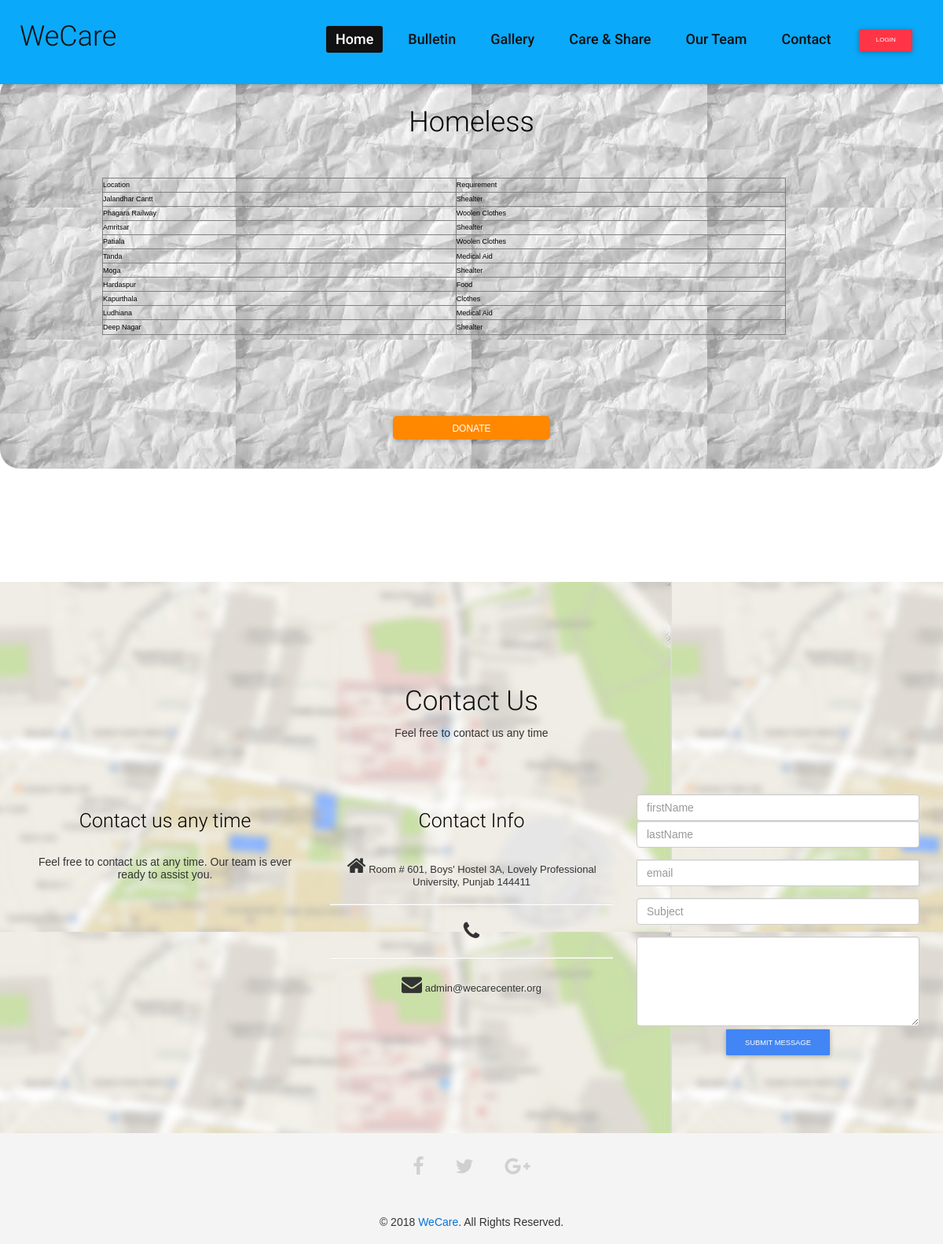
The app's page /street.php with its own data.
### tables this page shows
CREATE TABLE `street` (
  `S_NO` int(20) NOT NULL,
  `Location` varchar(25) NOT NULL,
  `Requirment` varchar(50) NOT NULL
);

### street.php (the view)
<?php include('config.php');
include "myheader.php"
  ?>
   <br/><br/><br/><br/><br/><br/>
		<div id="wrapper" style="border-radius: 25px;background: url(img/paperback.jpg);background-position: left top;background-repeat: repeat;padding: 20px; width: 100%;height: 500px; ">
				<center><table border="1"  width="75%" height="200px" cell-padding="10" cellspacing="10" style="border-style: groove;margin-left:-70px;margin-top:50px;margin-bottom:100px;color:black;">
				    <h1 style="color:black">Homeless</h1>
					<th>Location</th><th>Requirement</th>
					<?php
					$query="select * from street";
			                $select_query=mysqli_query($link,$query);
			                while ($row=mysqli_fetch_assoc($select_query))
			                {
							echo'<tr>
							<td>'.$row['Location'].'</td>
							<td>'.$row['Requirment'].'</td>
							</tr>';
							}
					?>
				</table>
				<a href="report.php?indicator=1"><button class="btn btn-primary btn-warning btn-lg" style="width:200px; height:30px; padding:8px; font-size:12px ;border-radius:5px;">Donate</button></a>
				</center>
		</div>
   <br/><br/><br/><br/><br/><br/><br/><br/><br/>
   <?php include"myfooter.php";?>

### css/overwrite.css (style rules this page uses)
.btn { text-shadow: none; background-image:none; border-color: none; border-bottom-color: none; -webkit-box-shadow: none; -moz-box-shadow: none; box-shadow: none; }
.btn { outline:0; -webkit-border-radius: 0; -moz-border-radius: 0; border-radius: 0; }
.btn-lg { -webkit-border-radius: 0; -moz-border-radius: 0; border-radius: 0; }

### css/style.css (style rules this page uses)
body { background: #fff; font-family:'Roboto', Arial, sans-serif; color:#333; line-height:1.6em; overflow-x:hidden; }
h1, h2, h3, h4, h5, h6 { font-weight:500; font-family:'Roboto'; color:#000; }
h1 { font-size: 36px; color:#fff; }
a { color: #0BA9F9; -webkit-transition: color 300ms, background-color 300ms; -moz-transition: color 300ms, background-color 300ms; -o-transition: color 300ms, background-color 300ms; transition: color 300ms, background-color 300ms; }
.btn-primary { margin-top:30px; }
.btn { display: inline-block; padding: 10px 20px; margin-bottom: 0; font-size: 16px; font-weight: normal; line-height: 1.42857143; text-align: center; white-space: nowrap; vertical-align: middle; -ms-touch-action: manipulation; touch-action: manipulation; cursor: pointer; -webkit-user-select: none; -moz-user-select: none; -ms-user-select: none; user-select: none; background-image: none; border: 1px solid transparent; border-radius: 4px; background-color: #0BA9F9; }

### myheader.php (style rules this page uses)
body { font: 14px sans-serif; text-align: center; }

### records on screen
street: Location "Jalandhar Cantt", Requirment "Shealter"
street: Location "Phagara Railway", Requirment "Woolen Clothes"
street: Location "Amritsar", Requirment "Shealter"
street: Location "Patiala", Requirment "Woolen Clothes"
street: Location "Tanda", Requirment "Medical Aid"
street: Location "Moga", Requirment "Shealter"
street: Location "Hardaspur", Requirment "Food"
street: Location "Kapurthala", Requirment "Clothes"
street: Location "Ludhiana", Requirment "Medical Aid"
street: Location "Deep Nagar", Requirment "Shealter"
